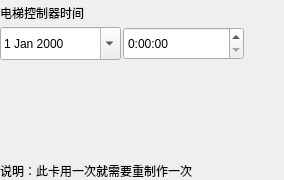
               <widget class="QWidget" name="page_maketoolcard_syntime">
                <layout class="QVBoxLayout" name="verticalLayout_41">
                 <property name="spacing">
                  <number>6</number>
                 </property>
                 <property name="leftMargin">
                  <number>0</number>
                 </property>
                 <property name="topMargin">
                  <number>0</number>
                 </property>
                 <property name="rightMargin">
                  <number>0</number>
                 </property>
                 <property name="bottomMargin">
                  <number>0</number>
                 </property>
                 <item>
                  <layout class="QVBoxLayout" name="verticalLayout_40">
                   <property name="spacing">
                    <number>2</number>
                   </property>
                   <item>
                    <widget class="QLabel" name="label_93">
                     <property name="minimumSize">
                      <size>
                       <width>0</width>
                       <height>25</height>
                      </size>
                     </property>
                     <property name="maximumSize">
                      <size>
                       <width>16777215</width>
                       <height>25</height>
                      </size>
                     </property>
                     <property name="text">
                      <string>电梯控制器时间</string>
                     </property>
                    </widget>
                   </item>
                   <item>
                    <layout class="QHBoxLayout" name="horizontalLayout_60">
                     <item>
                      <widget class="QDateEdit" name="dateEdit_syntime">
                       <property name="minimumSize">
                        <size>
                         <width>121</width>
                         <height>33</height>
                        </size>
                       </property>
                       <property name="maximumSize">
                        <size>
                         <width>121</width>
                         <height>33</height>
                        </size>
                       </property>
                       <property name="calendarPopup">
                        <bool>true</bool>
                       </property>
                      </widget>
                     </item>
                     <item>
                      <widget class="QTimeEdit" name="timeEdit_syntime">
                       <property name="minimumSize">
                        <size>
                         <width>121</width>
                         <height>33</height>
                        </size>
                       </property>
                       <property name="maximumSize">
                        <size>
                         <width>121</width>
                         <height>33</height>
                        </size>
                       </property>
                       <property name="displayFormat">
                        <string>H:mm:ss</string>
                       </property>
                      </widget>
                     </item>
                     <item>
                      <spacer name="horizontalSpacer_39">
                       <property name="orientation">
                        <enum>Qt::Horizontal</enum>
                       </property>
                       <property name="sizeHint" stdset="0">
                        <size>
                         <width>40</width>
                         <height>20</height>
                        </size>
                       </property>
                      </spacer>
                     </item>
                    </layout>
                   </item>
                  </layout>
                 </item>
                 <item>
                  <spacer name="verticalSpacer_10">
                   <property name="orientation">
                    <enum>Qt::Vertical</enum>
                   </property>
                   <property name="sizeHint" stdset="0">
                    <size>
                     <width>20</width>
                     <height>96</height>
                    </size>
                   </property>
                  </spacer>
                 </item>
                 <item>
                  <widget class="QLabel" name="label_99">
                   <property name="text">
                    <string>说明：此卡用一次就需要重制作一次</string>
                   </property>
                  </widget>
                 </item>
                </layout>
               </widget>
